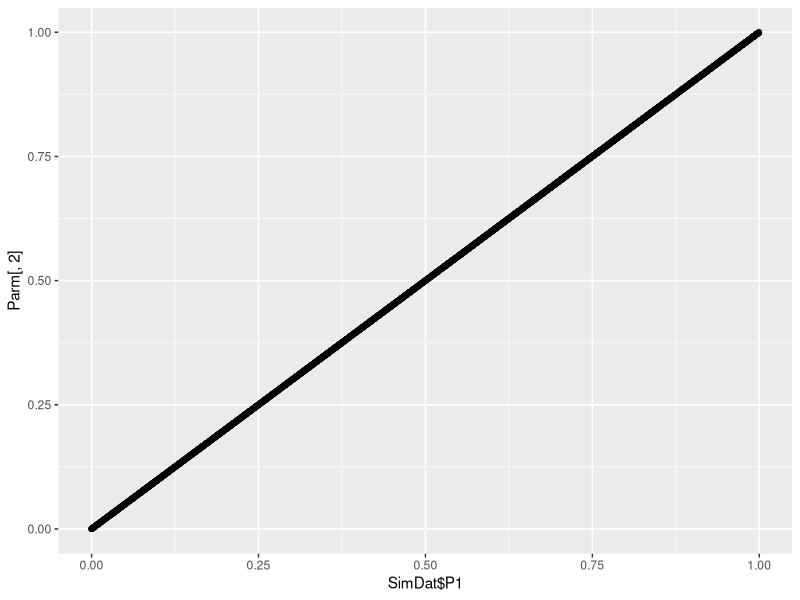
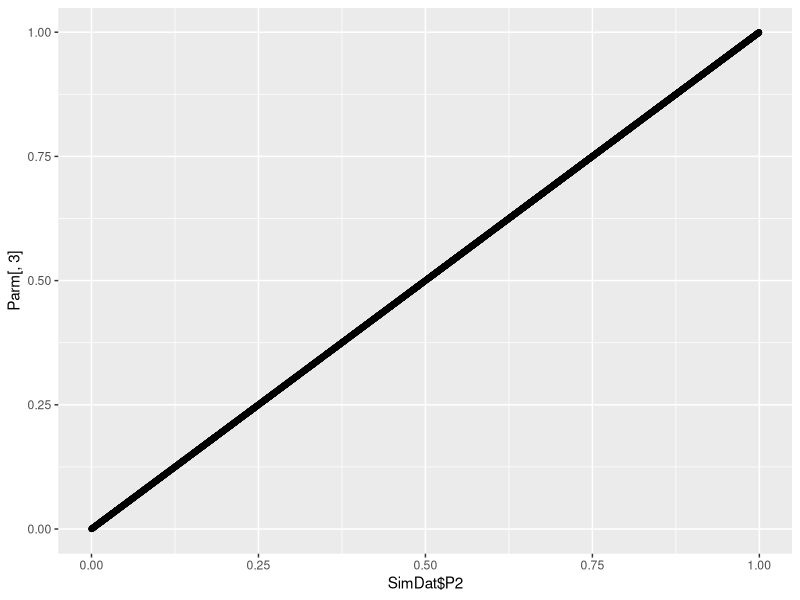
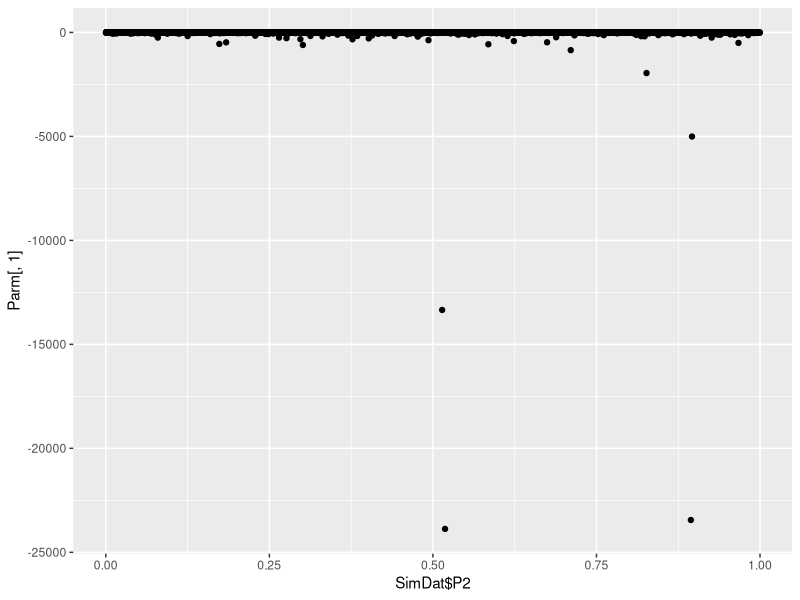

Recreate these plots in R, in order.
library(ggplot2)


Icor<-function(p1,p2,a){
  # Conditional probabilities
  ## A through B can be estimated from the data
  ## Use these equations to try to solve for p1, p2 & a
  ## For example, B-C or C-B will isolate p1 and p2 only
  A<-p1*p2*(1-2*a)
  B<-p1*(1-p2)+p1*p2*a
  C<-(1-p1)*p2+p1*p2*a
  D<-(1-p1)*(1-p2)
  
  # Equations for calculating (co)variances and correlation coefficient  
  V1<-(A+B)*(1-(A+B))
  V2<-(A+C)*(1-(A+C))
  COV12<-A-(A+B)*(A+C)
  
  COR12<-COV12/(sqrt(V1)*sqrt(V2))
  
  # Insert equations for A through B here
  ## For example, if you wanted to solve for p1 & p2 only
  ## Combine A through B to isolate each of these terms
  a<-((C-2*p2)/((B-C+p2)*p2))+1 # Insert equation for estimating alpha (a)
  p1<-B-C+p2 # Insert equation for p1
  p2<-C-B+p1# insert equation for p2
  
  return(cbind(a,p1,p2))
}

# Test your model
SimDat<-data.frame(P1=runif(5000),P2=runif(5000),a=runif(5000))
Parm<-Icor(p1=SimDat$P1,p2=SimDat$P2,a=SimDat$a)


#Each of these 3 plots will be a 1:1 line if your calculations are correct"
## Test p1
qplot(SimDat$P1,Parm[,2])
## Test p2
qplot(SimDat$P2,Parm[,3])
## Test alpha
qplot(SimDat$P2,Parm[,1])
